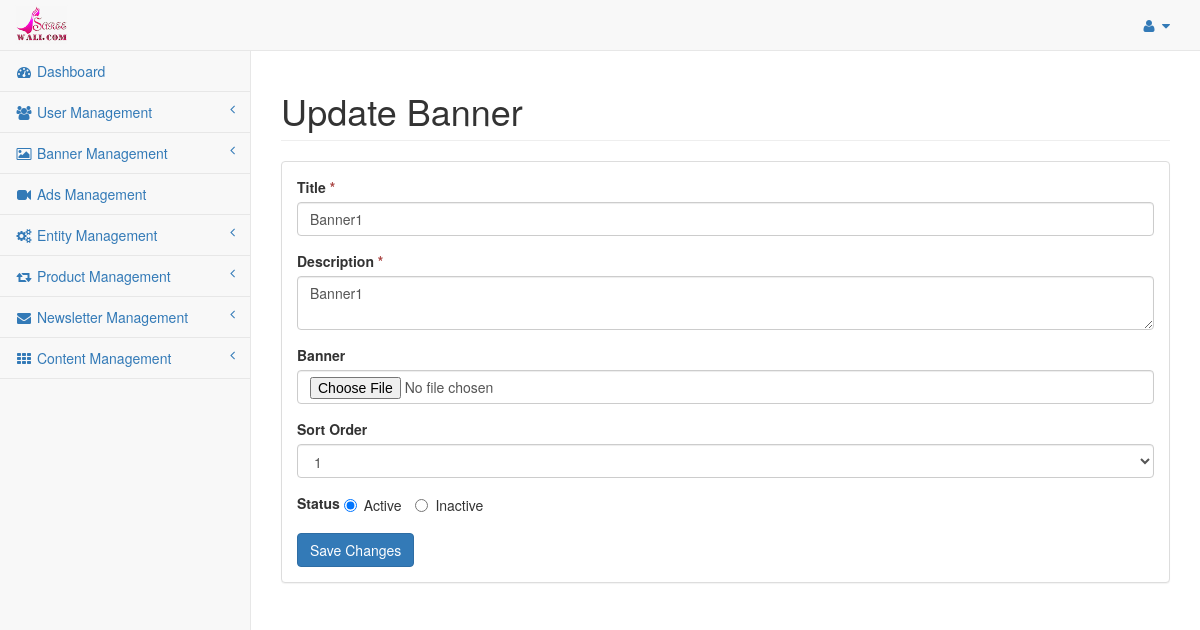
The page /admin/banner-edit/1 on the database as committed earlier.
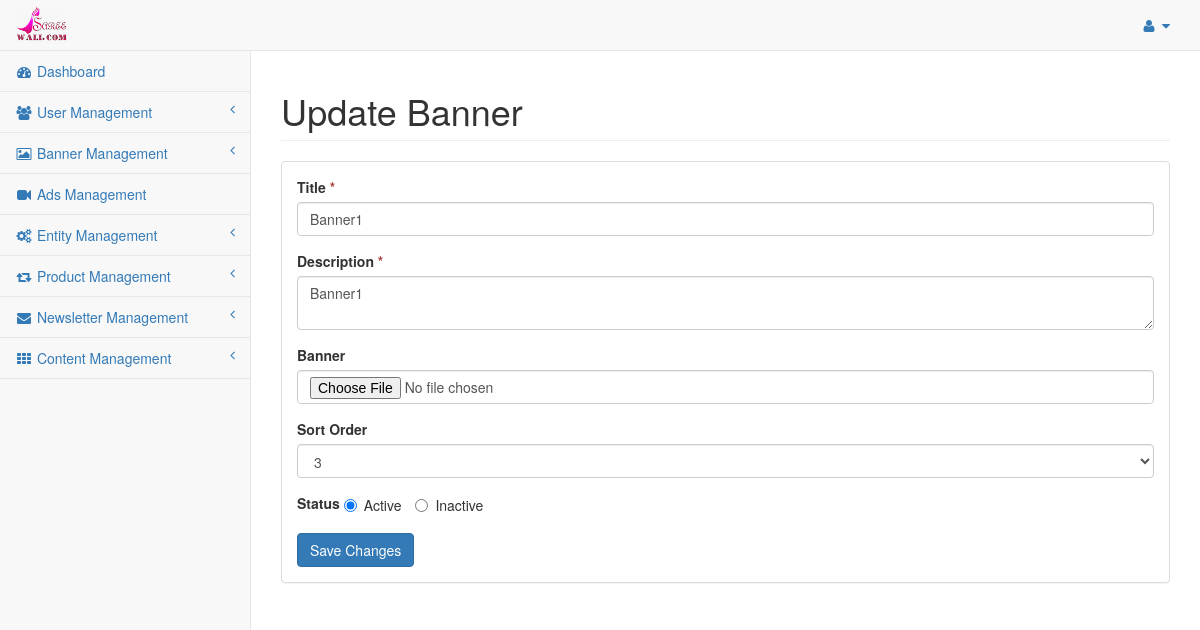
The same page on the database as committed later.
### tables this page shows
CREATE TABLE `saree_banner` (
  `banner_id` int(11) NOT NULL,
  `title` varchar(255) NOT NULL,
  `description` text NOT NULL,
  `path` varchar(255) NOT NULL,
  `sort_order` int(11) NOT NULL,
  `status` enum('Y','N') NOT NULL DEFAULT 'Y',
  `date_added` int(11) NOT NULL,
  `date_modified` int(11) NOT NULL
);

### application/controllers/admin/Banner.php (called while the page is built, shortened)
<?php if ( ! defined('BASEPATH')) exit('No direct script access allowed');
class Banner extends CI_Controller{
	public $data = array();
	public function __construct(){
		$this->load->model('bannerdata');
		$this->data = $this->defaultdata->getBackendDefaultData();
	}
	public function banner_edit($banner_id){
		if($this->session->userdata('has_error')){
			$this->data['banner_data'] = (object)$this->session->userdata;
		}else{
			$cond['banner_id'] = $banner_id;
			$banner_details = $this->bannerdata->grab_banner($cond);
			$this->data['banner_data'] = $banner_details[0];
		}
		$banner_data = $this->bannerdata->grab_banner();
		$this->data['banner_count'] = count($banner_data);
		$this->load->view('admin/banner_edit', $this->data);
	}
}

### index.php (called while the page is built, shortened)
<?php
require_once BASEPATH.'core/CodeIgniter.php';

### application/models/Bannerdata.php (called while the page is built, shortened)
<?php
class Bannerdata extends CI_Model {
	public function grab_banner($cond = array(), $like = array(), $limit = array()){
		if(!empty($cond)){
			$this->db->where($cond);
		}
		$query = $this->db->get(TABLE_BANNER);
		return $query->result();
	}
}

### application/views/admin/banner_edit.php (the view, shortened to what this page needs)
<?php echo $head; ?>
<div id="wrapper">
	<?php echo $header; ?>
	<div id="page-wrapper" style="min-height: 325px;">
		<div class="row">
			<div class="col-lg-12">
				<h1 class="page-header">Update Banner</h1>
			</div>
		</div>
		<div class="row">
			<div class="col-lg-12">
				<div class="panel panel-default">
					<div class="panel-body">
						<div class="row">
							<div class="col-lg-12">
								<form action="<?php echo base_url('admin/banner/edit_banner');?>" method="POST" role="form" enctype="multipart/form-data">
									<div class="form-group">
										<label class="control-label">Title <span style="color:#a94442;">*</span></label>
										<input class="form-control" type="text" name="title" placeholder="Enter Title" value="<?php if(isset($banner_data->title)){echo $banner_data->title;}?>">
									</div>
									<div class="form-group">
										<label class="control-label">Description <span style="color:#a94442;">*</span></label>
										<textarea name="description" class="form-control" placeholder="Enter Description"><?php echo (isset($banner_data->description) && $banner_data->description) ? $banner_data->description : '';?></textarea>
									</div>
									<div class="form-group">
										<label class="control-label">Banner</label>
										<input class="form-control" type="file" name="path">
									</div>
									<div class="form-group">
										<label class="control-label">Sort Order</label>
										<select name="sort_order" class="form-control">
										<?php
											for($i=0;$i<$banner_count;$i++){
										?>
											<option value="<?php echo $i+1;?>" <?php if(($i+1)==$banner_data->sort_order){echo 'selected';}?> ><?php echo $i+1;?></option>
										<?php
											}
										?>
										</select>
									</div>
									<div class="form-group">
										<label class="control-label">Status</label>
										<label class="radio-inline">
											<input type="radio" name="status" value="Y" <?php if(isset($banner_data->status)){if($banner_data->status == 'Y'){echo 'checked';}}else{echo 'checked';}?>>Active
										</label>
										<label class="radio-inline">
											<input type="radio" name="status" value="N" <?php if(isset($banner_data->status)){if($banner_data->status == 'N'){echo 'checked';}}else{echo 'checked';}?>>Inactive
										</label>
									</div>
									<button type="submit" class="btn btn-primary">Save Changes</button>
								</form>
							</div>
						</div>
					</div>
				</div>
			</div>
		</div>
	</div>
</div>
<?php echo $footer; ?>

Rows that differ between the two databases and show on the page:
changed saree_banner "Banner1": sort_order "1" → "3"
